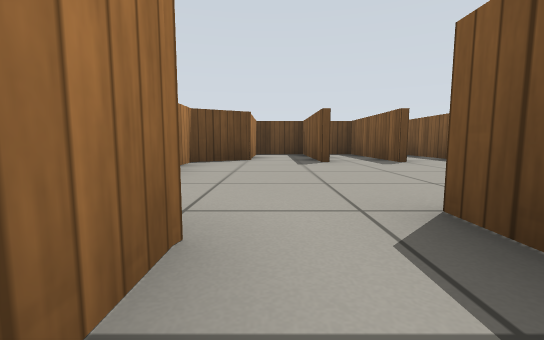
[1] (above)

16 first-person views from a walk through a world built for the Gazebo simulator. The camera is 0.39 m above the floor, tilts 6° down and sees 90° across. The floor is counted in squares, 1 m on a side. Each view is taken from the middle of a square. On the plan, view 1 faces up. The plan holds only what a view shows up to about 9 squares ahead; the rest is blank. Robots are left out. Gazebo's built-in surfaces are drawn with simple patterns.

[2]
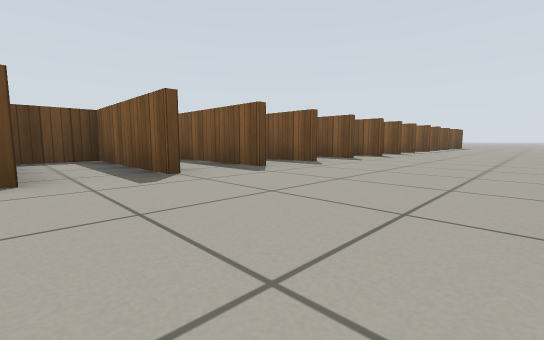

[3]
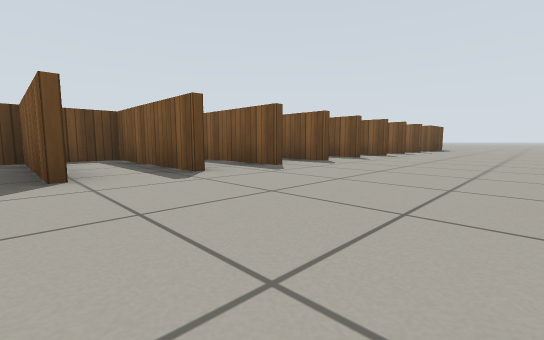

[4]
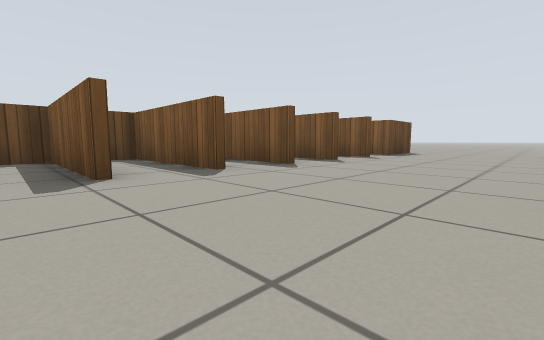

[5]
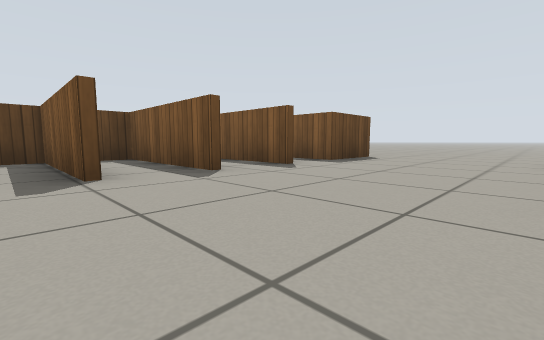

[6]
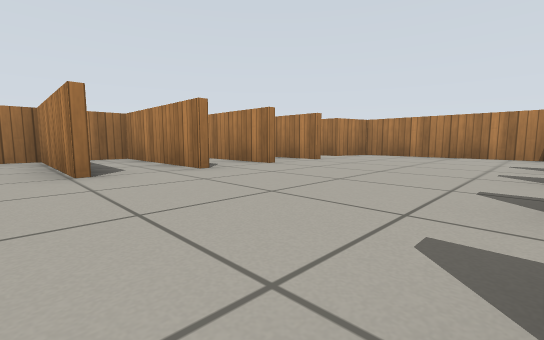

[7]
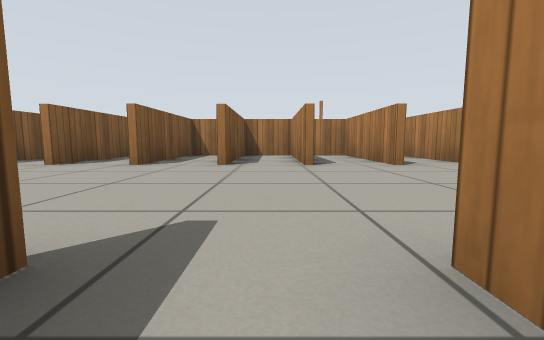

[8]
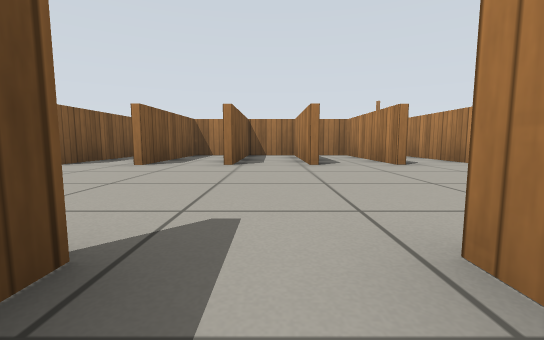

[9]
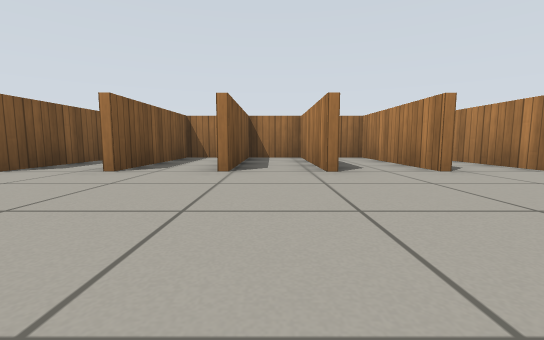

[10]
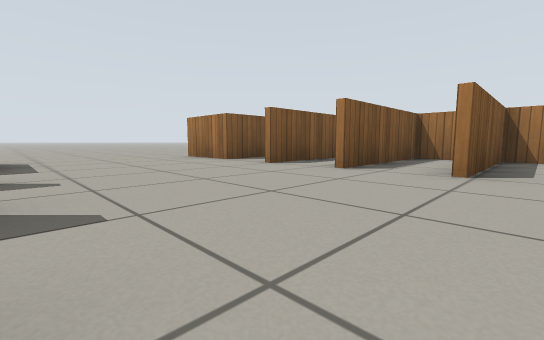

[11]
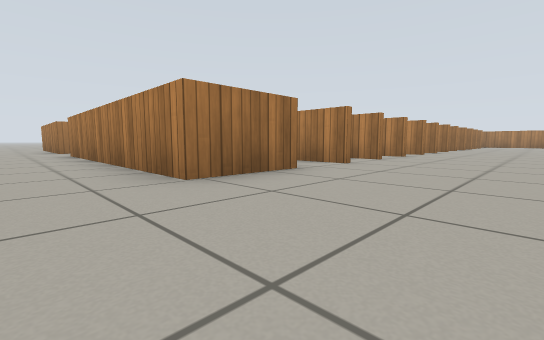

[12]
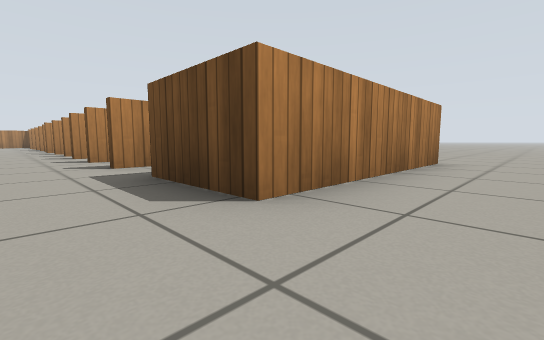

[13]
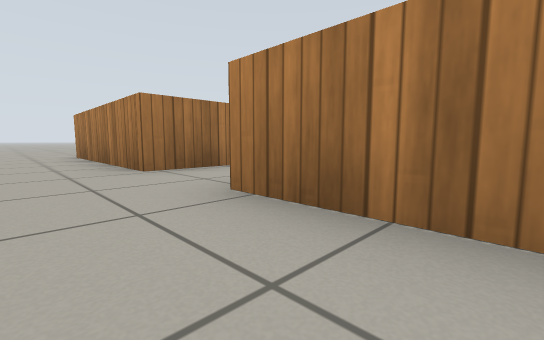

[14]
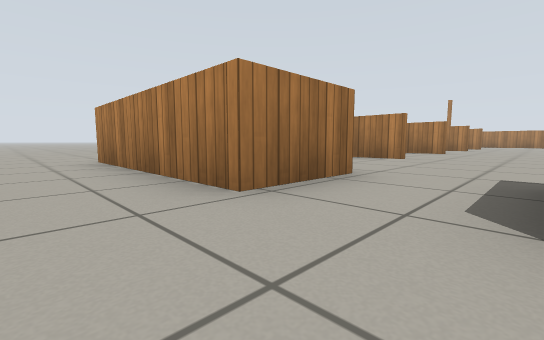

[15]
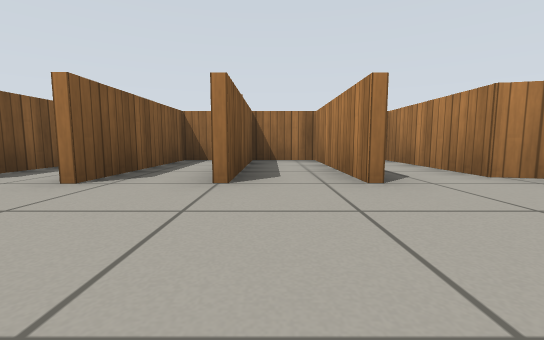

[16]
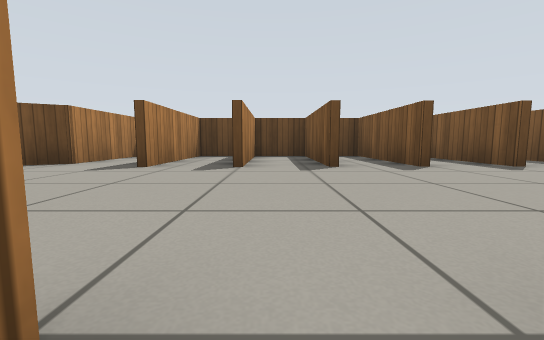

### Floor plan
Key: @ floor where view 1 was taken; # wall or solid block; . floor.
Columns run from 2 left of view 1 to 20 right of it. Each row starts with its distance up from view 1.
 11                      ..
 10                      ..
  9                      #.
  8  ################    #.
  7  #.##.##.##.##.##.#  #.
  6 ##.##.##.##.##.##.## #.
  5 #..##.##.##.##.##.####.
  4 #......................
  3 #......................
  2 #......................
  1 ##.##.##.##.##.##.###..
  0  #@##.##.##.##.##.###..
 -1  #.##.##.##.##.## ###..
 -2  ################   #..
 -3                     #..
 -4                     #..
 -5           ......... #..
 -6           .............
 -7            ........###.
 -8             #.. #.   #.
 -9                      #.
-10                      #.
-11                      ..
-12                      ..

Where each view was taken, in squares from view 1:
view 1: 0 up, 0 right, facing up
view 2: 2 up, 1 right, facing up-right
view 3: 2 up, 5 right, facing up-right
view 4: 2 up, 9 right, facing up-right
view 5: 2 up, 12 right, facing up-right
view 6: 5 up, 6 right, facing down-left
view 7: 6 up, 6 right, facing down
view 8: 6 up, 9 right, facing down
view 9: 5 up, 12 right, facing down
view 10: 5 up, 12 right, facing down-right
view 11: 4 up, 20 right, facing down-left
view 12: 4 up, 20 right, facing up-left
view 13: 3 down, 20 right, facing down-left
view 14: 5 down, 20 right, facing down-left
view 15: 4 up, 2 right, facing down
view 16: 1 up, 3 right, facing up
